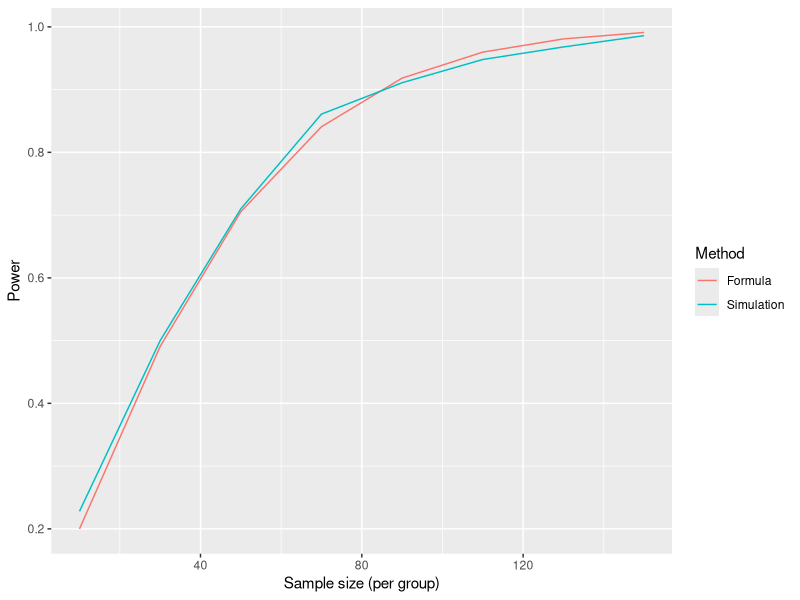
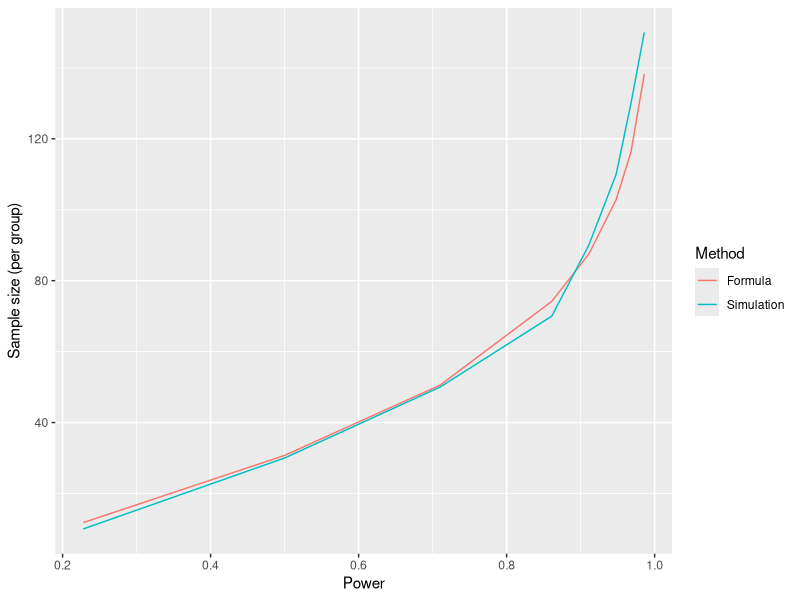

Write R code to recreate these figures, in order. (Note: a time limit stopped this script after it produced the figures.)
# Basic Sample Size Calculation

#### Data Generating Function ####
# create_rct_data <- function(n, procedure, mu_0, mu_1, sigma_0, sigma_1) {
#   # Randomization procedure 1
#   if (procedure == 1){
#     group <- sample(rep(c(0,1),n)) 
#   }
#   
#   # Randomization procedure 2: Binomial
#   # most random way to generate the sequence:note that this result in non-equal 
#   # sample size per arm
#   if (procedure == 2){
#     group <- (runif(2*n) > 0.5)*1
#   }
#   
#   
#   # Randomization procedure 3: Truncated Binomial
#   else{
#     group <- c()
#     for (i in 1:(2*n)) {
#       a <- sum(group == 1)
#       b <- sum(group == 0)
#       if (max(a, b) >= n) {
#         group <- c(group, rep(1, n - a), rep(0, n - b))
#         break
#       }
#       group <- c(group, (runif(1) > 0.5)*1)
#     }
#   }
#   
#   
#   #outcome <- (1-group) * rnorm(n=n, mean=mu_0, sd=sigma_0) +
#   #  group * rnorm(n=n, mean=mu_1, sd=sigma_1)
#   outcome <- c()
#   for (i in 1: length(group)){
#     if (group[i] == 0){
#       outcome[i] <- rnorm(1,mean=mu_0, sd=sigma_0)
#     }
#     else{
#       outcome[i] <- rnorm(1,mean=mu_1, sd=sigma_1)
#     }
#   }
#   return(data.frame("group"=group, "outcome"=outcome))
# }

proc1 <- function(n){
  group <- sample(rep(c(0,1),n)) 
  group
}

proc2 <- function(n){
  group <- (runif(2*n) > 0.5)*1
  group
}

proc3 <- function(n){
  group <- c()
  for (i in 1:(2*n)) {
    a <- sum(group == 1)
    b <- sum(group == 0)
    if (max(a, b) >= n) {
      group <- c(group, rep(1, n - a), rep(0, n - b))
      break
    }
    group <- c(group, (runif(1) > 0.5)*1)
  }
  group
}

create_rct_data <- function(n=10, procedure=3, mu_0=1, mu_1=2, sigma_0=1, sigma_1=1, kSim=5){
  if(procedure==1){
    #group <- replicate(kSim, proc1(n)) # could use for multiple sims
    group <- proc1(n)
  }else if(procedure==2){
    #group <- replicate(kSim, proc2(n)) # could use for multiple sims
    group <- proc2(n)
  }else{
    #group <- replicate(kSim, proc3(n)) # could use for multiple sims
    group <- proc3(n)
  }
  
  df <- data.frame(group=group, outcome=NA)
  df$outcome[df$group==0] <-  rnorm(n=sum(df$group==0), mean=mu_0, sd=sigma_0)
  df$outcome[df$group==1] <-  rnorm(n=sum(df$group==1), mean=mu_1, sd=sigma_1)
  return(df)
}

# Test data-generating function
create_rct_data(n=8, 3, mu_0=2, mu_1=4, sigma_0=0.1, sigma_1=0.1)

# Test whether to reject null-hypothesis using z-test
run_test <- function(data) {
  #test_result <- t.test(outcome~group, data=data)
  #return(as.integer(test_result$p.value<0.05))
  
  # group_means <- tapply(data$outcome, data$group, mean)
  # group_sds <- tapply(data$outcome, data$group, sd)
  # n1 <- sum(data$group == levels(as.factor(data$group))[1])
  # n2 <- sum(data$group == levels(as.factor(data$group))[2])
  # 
  # z_score <- (group_means[1] - group_means[2]) / sqrt((group_sds[1]^2 / n1) + (group_sds[2]^2 / n2))
  
  grp0 <- data$group==0
  grp1 <- !grp0
  group0_mean <- mean(data$outcome[grp0])
  group1_mean <- mean(data$outcome[grp1])
  group0_sd <- sd(data$outcome[grp0])
  group1_sd <- sd(data$outcome[grp1])
  n1 <- sum(grp0)
  n2 <- sum(grp1)
  
  z_score <- (group0_mean - group1_mean) / sqrt((group0_sd^2 / n1) + (group1_sd^2 / n2))
  p_value <- 2 * (1 - pnorm(abs(z_score)))
  
  return(as.integer(p_value < 0.05))
}

#### Simulation Study ####
set.seed(43)
kSim <- 1000
power_sim <- data.frame(matrix(ncol = 3, nrow = 0))
colnames(power_sim) <- c("SampleSize","Power", "MCSE")
sample_size <- seq(10,150,20)
start_time <- Sys.time()
for (i in 1:length(sample_size)){
  df_temp <- data.frame(matrix(ncol = 3, nrow = 0))
  colnames(df_temp) <- c("nSim","sampleSize","test")
  #print(df_temp)
  for (k in 1:kSim){
    data <- create_rct_data(n = sample_size[i], 3, mu_0=17, mu_1=18, sigma_0=2, sigma_1=2)
    result <- run_test(data)
    # Do not use rbind, as it changes the original column names of the dataframe
    df_temp[k,] <- c(nSim = k,sampleSize = sample_size[i],test = result)
    #print(df_temp)
  }
  current.power <- sum(df_temp$test)/kSim
  mcse <- round(sqrt(current.power*(1-current.power)/kSim), 5)
  power_sim[i, ] <- c(sample_size[i],current.power, mcse)
}
print(power_sim)
end_time <- Sys.time()
print(end_time - start_time)

#### Check with the formula ####
power_formula <- function (n){
  pnorm(sqrt((n*(17-18)^2)/(2^2+2^2)) - qnorm(0.025, lower.tail=F))
}
power_fm <- sapply(sample_size, power_formula)

n_formula <- function (pw){
  (qnorm(0.025, lower.tail=F)+qnorm((1-pw), lower.tail = F))^2*(2^2+2^2)/((17-18)^2)
}
n_fm <- sapply(power_sim$Power, n_formula)
n_fm

library(ggplot2)
# x-sample size y-power plot
ggplot(data.frame(
  n = rep(sample_size, 2),
  power = c(power_sim$Power, power_fm),
  which = rep(c("Simulation","Formula"), each=length(sample_size))
), aes(x=n, y=power, color=factor(which))) +
  geom_line() +
  labs(color="Method", y="Power", x="Sample size (per group)")

# x-power y-sample size plot
ggplot(data.frame(
  power = rep(power_sim$Power, 2),
  n = c(power_sim$SampleSize, n_fm),
  which = rep(c("Simulation","Formula"), each=length(sample_size))
), aes(y=n, x=power, color=factor(which))) +
  geom_line() +
  labs(color="Method", x="Power", y="Sample size (per group)")

#### Package the simulation study in a function ####

# Input: number of simulation study, mean of control group, mean of experimental group, 
# variance of control group and experimental group, minimized sample size, maximized sample size and 
# the threshold of power

# Output: List of two elements: Table of sample size with its power, the minimum
# sample size that is over the threshold
sim_cpmean <- function(kSim,rp,step,mu_0,mu_1, sigma_0,sigma_1,min_sz,max_sz,threshold){
  #set.seed(43)
  power_sim <- data.frame(matrix(ncol = 2, nrow = 0))
  colnames(power_sim) <- c("SampleSize","Power")
  # Consider change it to bisection method
  sample_size <- seq(min_sz,max_sz,step)
  start_time <- Sys.time()
  for (i in 1:length(sample_size)){
    df_temp <- data.frame(matrix(ncol = 3, nrow = 0))
    colnames(df_temp) <- c("nSim","sampleSize","test")
    #print(df_temp)
    for (k in 1:kSim){
      data <- create_rct_data(n = sample_size[i], rp,mu_0=mu_0, mu_1=mu_1, sigma_0=sigma_0, sigma_1=sigma_1)
      result <- run_test(data)
      # Do not use rbind, as it changes the original column names of the dataframe
      df_temp[k,] <- c(nSim = k,sampleSize = sample_size[i],test = result)
      #print(df_temp)
    }
    power_sim[i,] <- c(sample_size[i],sum(df_temp$test)/kSim)
  }
  elgb_sz <- c()
  for (row in 1:dim(power_sim)[1]){
    if (power_sim[row,2] > threshold){
      elgb_sz <- c(elgb_sz,power_sim[row,1])
    }
  }
  if (length(elgb_sz)==0){
    elgb_sz <- c(max_sz)
    print("No eligible sample size is found to exceed the threshold!")
  }
  end_time <- Sys.time()
  print(end_time - start_time)
  return(list(power_sim,min(elgb_sz)))
}
#print(sim_cpmean(100,10,17,18,2,2,100,150,0.9))
sim_cpmean(1000,2,1,17,18,2,2,95,105,0.9)

#### Metrics ####
# Variability of n
min_n <- c()
for (i in 1:100){
  min_n <- c(min_n,sim_cpmean(1000,2,1,17,18,2,2,95,105,0.9)[[2]])
}
print(min_n)
print(var(min_n))
print(sd(min_n))

##### Sensitivity Analysis #####
kEvl = 100;kSim = 1000
# Changing randomization procedure

# Function to calculate min_nr for a specific randomization procedure
calc_min_nr <- function(rp) {
  min_nr <- c()
  for (i in 1:kEvl) {
    min_nr <- c(min_nr, sim_cpmean(kSim = kSim, rp = rp, step = 1,
                                   17, 18, 2, 2,
                                   min_sz = 95, max_sz = 105, threshold = 0.9)[[2]])}
  return(min_nr)
}

min_nr1 <- calc_min_nr(rp = 1)
min_nr2 <- calc_min_nr(rp = 2)
min_nr3 <- calc_min_nr(rp = 3)
min_nr <- list(min_nr1,min_nr2,min_nr3)
var_nr <- c(var(min_nr1),var(min_nr2),var(min_nr3))

print(var_nr)
freq_table1 <- table(min_nr3)
max_frequency1 <- max(freq_table1)
most_frequent_elements <- names(freq_table1)[freq_table1== max_frequency1]

cat("Most frequently occurring element(s): ", most_frequent_elements, "\n")
print(c(abs(n_formula(0.9)-mean(min_nr1)),abs(n_formula(0.9)-mean(min_nr2)),
        abs(n_formula(0.9)-mean(min_nr3))))

# Histogram
par(mfrow = c(3,1))
for (i in 1:3){
  hist(min_nr[[i]], main = paste("Histogram of n for Randomization Procedure " , i),
       xlab = "Minimum Sample Size")
}

# Number of simulation study
calc_min_nk <- function(kSim) {
  min_nk <- c()
  for (i in 1:kEvl) {
    min_nk <- c(min_nk, sim_cpmean(kSim = kSim, rp = 3, step = 1,
                                   17, 18, 2, 2,
                                   min_sz = 95, max_sz = 105, threshold = 0.9)[[2]])}
  return(min_nk)
}

kSims <- c(100,500,1000)
min_nk <- list();var_nk <- c();abs_nk <- c()

for (i in 1:length(kSims)) {
   min_nk0 <- calc_min_nk(kSims[i])
   min_nk[[i]] <- min_nk0
   var_nk <- c(var_nk,var(min_nk0))
   abs_nk <- c(abs_nk,abs(n_formula(0.9)-mean(min_nk0)))
}

print(abs_nk)
par(mfrow = c(3,1))
for (i in 1:length(kSims)){
  hist(min_nk[[i]], main = paste("Histogram of n for" , kSims[i], "of simulation replicates"),
       xlab = "Minimum Sample Size")
}

par(mfrow = c(1,1))
ggplot(data.frame(
  kSim = kSims,
  var = var_nk), aes(y=var_nk, x=kSim)) +
    geom_line() +
    labs(x="Number of Simulation Study", y="Variability of n")

# Threshold
# Note that at first we set step larger to see a small range of sample size and
# then set it smaller as 1 to find the more accurate estimation and run the simulation
min_nt1 <- c();min_nt2 <- c();min_nt3 <- c()
thresholds <- c(0.8,0.9,0.95)
for (k in 1:kEvl){
    min_nt1 <- c(min_nt1,sim_cpmean(kSim = kSim,rp = 3,step = 1,
                                    17,18,2,2,
                                    min_sz = 70,max_sz = 80,threshold = thresholds[1])[[2]])
    min_nt2 <- c(min_nt2,sim_cpmean(kSim = kSim,rp = 3,step = 1,
                                    17,18,2,2,
                                    min_sz = 95,max_sz = 110,threshold = thresholds[2])[[2]])
    min_nt3 <- c(min_nt3,sim_cpmean(kSim = kSim,rp = 3,step = 1,
                                    17,18,2,2,
                                    min_sz = 120,max_sz = 130,threshold = thresholds[3])[[2]])
  }

# for (k in 1:kEvl){
#   min_nt3 <- c(min_nt3,sim_cpmean(kSim = kSim,rp = 3,step = 1,
#                                   17,18,2,2,
#                                   min_sz = 120,max_sz = 130,threshold = thresholds[3])[[2]])
# }
var_nt <- c(var(min_nt1),var(min_nt2),var(min_nt3))
print(c(abs(n_formula(0.8)-mean(min_nt1)),abs(n_formula(0.9)-mean(min_nt2)),
        abs(n_formula(0.95)-mean(min_nt3))))

par(mfrow = c(3,1))
min_nt <- list(min_nt1,min_nt2,min_nt3)
for (i in 1:3){
  hist(min_nt[[i]], main = paste("Histogram of Power Threshold ", thresholds[i]),
       xlab = "Minimum Sample Size")
}

par(mfrow = c(1,1))
ggplot(data.frame(
  threshold = c(0.8,0.9,0.95),
  var = var_nt), aes(y=var, x=threshold))+
    geom_line() +
    labs(x="Power Threshold", y="Variability of n")

save(min_nr,min_nk,min_nt, 
    file = "/Users/beep/Downloads/申研/Cambridge/MRC BSU Internship/results2.Rdata")

### Retetet
